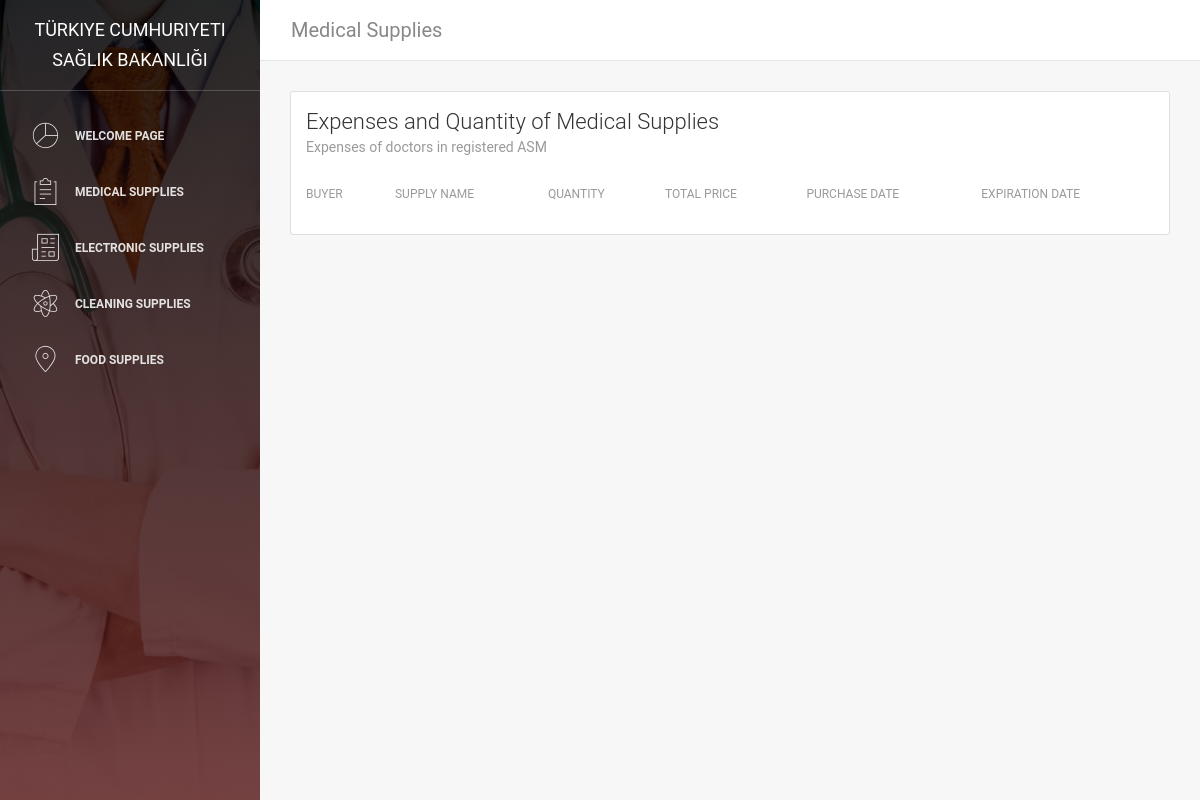
/medicalSupplies, run on an earlier commit of the app's database.
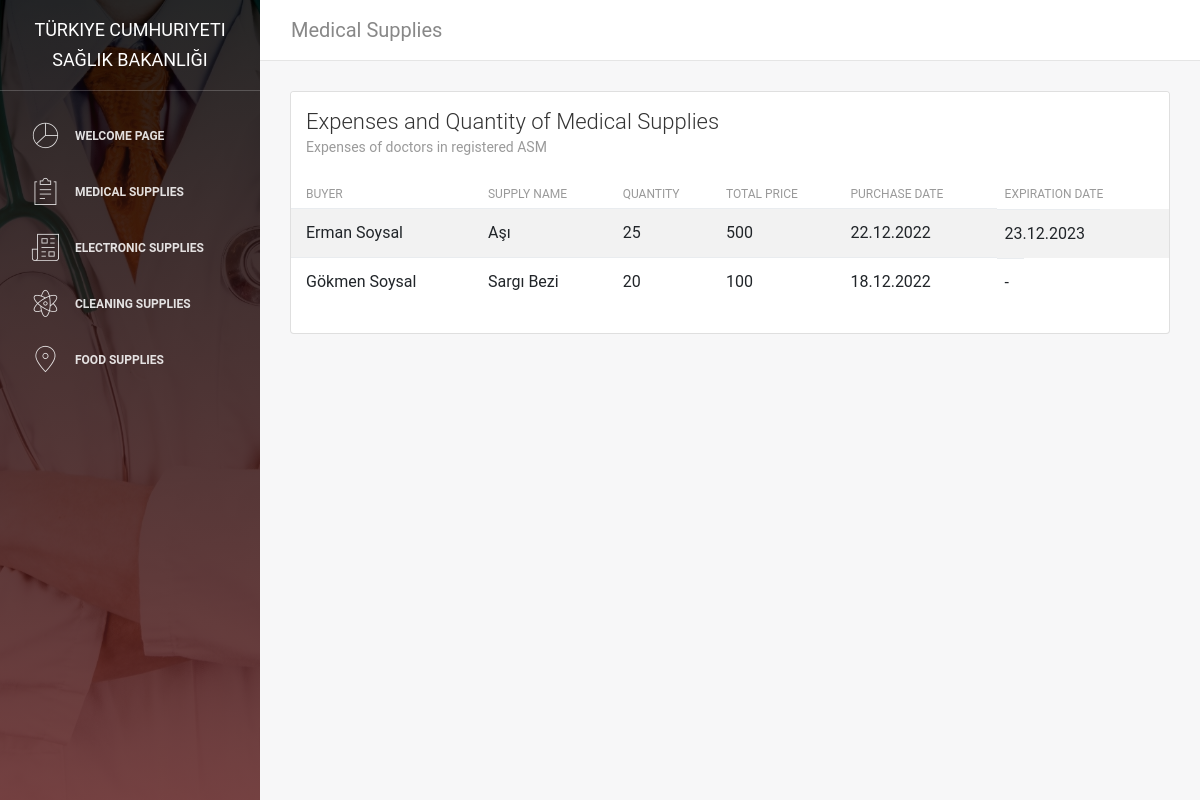
And on a later commit of the database.
### asm/models.py (models this page shows, shortened)
class MedicalSupplies(models.Model):
    nameMedicalSupplies = models.CharField(max_length=45)
    priceMedicalSupplies = models.CharField(max_length=45)
    quantityMedicalSupplies = models.IntegerField()
    expirationMedicalSupplies = models.CharField(max_length=45)
    buyDateMedicalSupplies = models.CharField(max_length=45)
    buyerMedicalSupplies = models.ForeignKey(Users, on_delete=models.CASCADE, null=True)

class Users(models.Model):
    nameUsers = models.CharField(max_length=45)
    surnameUsers = models.CharField(max_length=45)
    passwordUserss = models.CharField(max_length=45)
    phoneNumberUsers = models.CharField(max_length=45)
    emailUsers = models.CharField(max_length=45)
    def __str__(self):
       return f"{self.nameUsers} {self.surnameUsers}"

### asm/views.py (the view)
# urls.py: path("medicalSupplies", views.medicalSupplies, name='medicalSupplies'),
def medicalSupplies(request):
    medicalSupplies = MedicalSupplies.objects.all()
    context = {
        "medicalSupplies": medicalSupplies
    }
    return render(request, "asm/MedicalSupplies.html", context)

### asm/templates/asm/MedicalSupplies.html (shortened to what the changed rows need)
 {% load static %}
 <!DOCTYPE html>
 <html lang="en">
 <head>
     <link rel="stylesheet" href="https://maxcdn.bootstrapcdn.com/font-awesome/latest/css/font-awesome.min.css" />
     <link href="{% static 'assets/css/bootstrap.min.css' %}" rel="stylesheet" />
     <link href="{% static 'assets/css/light-bootstrap-dashboard.css' %}" rel="stylesheet" />
     <link href="{% static 'assets/css/demo.css' %}" rel="stylesheet" />
 </head>
 <body>
     <div class="wrapper">
         <div class="main-panel">
            <div class="content">
                <div class="container-fluid">
                    <div class="row">
                        <div class="col-md-12">
                            <div class="card strpied-tabled-with-hover">
                                <div class="card-body table-full-width table-responsive">
                                    <table class="table table-hover table-striped">
                                        <thead>
                                            <th>Buyer</th>
                                            <th>Supply Name</th>
                                            <th>Quantity</th>
                                            <th>Total Price</th>
                                            <th>Purchase Date</th>
                                            <th>Expiration Date</th>
                                        </thead>
                                        <tbody>
                                          {% for medicalSupplies in medicalSupplies %}
                                            <tr>
                                                <td> {{medicalSupplies.buyerMedicalSupplies}} </td>
                                                <td> {{medicalSupplies.nameMedicalSupplies}} </td>
                                                <td> {{medicalSupplies.quantityMedicalSupplies}} </td>
                                                <td> {{medicalSupplies.priceMedicalSupplies}} </td>
                                                <td> {{medicalSupplies.buyDateMedicalSupplies}} </td>
                                                <td> {{medicalSupplies.expirationMedicalSupplies}} </td>
                                            </tr>
                                             {% endfor %}
                                        </tbody>
                                    </table>
                                </div>
                            </div>
                        </div>
                    </div>
                </div>
            </div>
        </div>
    </div>
</body>
</html>

What changed in the data, as far as the page shows it:
added MedicalSupplies: buyerMedicalSupplies "Erman Soysal", nameMedicalSupplies "Aşı", quantityMedicalSupplies "25", priceMedicalSupplies "500", buyDateMedicalSupplies "22.12.2022", expirationMedicalSupplies "23.12.2023"
added MedicalSupplies: buyerMedicalSupplies "Gökmen Soysal", nameMedicalSupplies "Sargı Bezi", quantityMedicalSupplies "20", priceMedicalSupplies "100", buyDateMedicalSupplies "18.12.2022", expirationMedicalSupplies "-"
